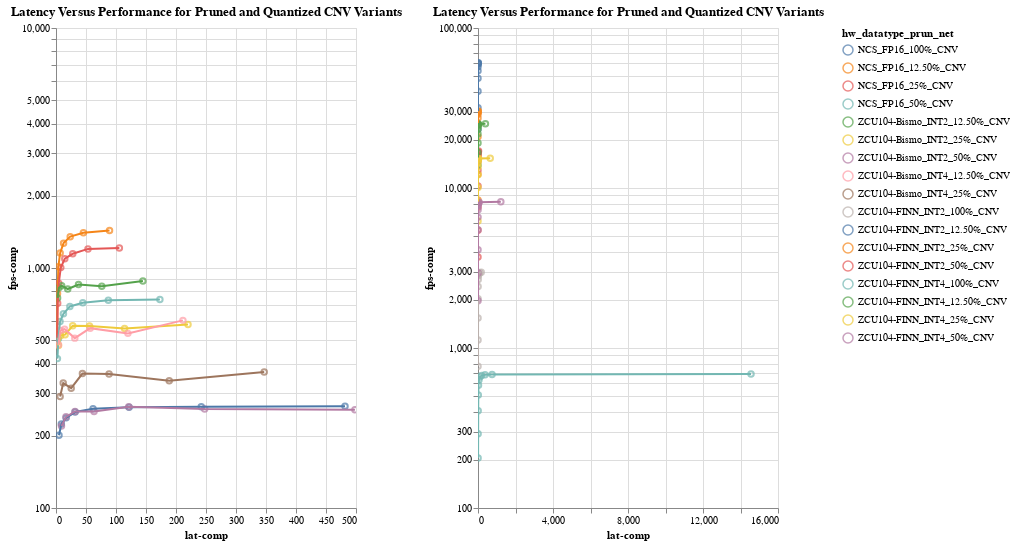

Notebook code cell kept with this figure:
### Markdown cell above
### Line Plot

### Code cell
#hide_input
fig25s = []
fig25_dfs = [figa_df, figb_df]
for df in fig25_dfs:
    sel = alt.selection_multi(fields=["hw_datatype_prun_net"], bind="legend")
    fig25_dot = alt.Chart(df).mark_point().encode(
        x='lat-comp',
        y=alt.Y('fps-comp', scale=alt.Scale(type="log")),
        color=select_color(sel, 'hw_datatype_prun_net:N'),
        tooltip=['fps-comp', 'lat-comp', 'HWType', 'batch/thread/stream'],
    )
    fig25_line = alt.Chart(df).mark_line().encode(
        x='lat-comp',
        y='fps-comp',
        color=select_color(sel, 'hw_datatype_prun_net:N'),
        tooltip=['fps-comp', 'lat-comp', 'HWType', 'batch/thread/stream'],
    )

    fig = (fig25_dot+fig25_line).properties(
        title="Latency Versus Performance for Pruned and Quantized CNV Variants",
        width=W/len(fig25_dfs),
        height=H,
    ).add_selection(sel).interactive()
    
    fig25s.append(fig)
    
alt.hconcat(*fig25s)
